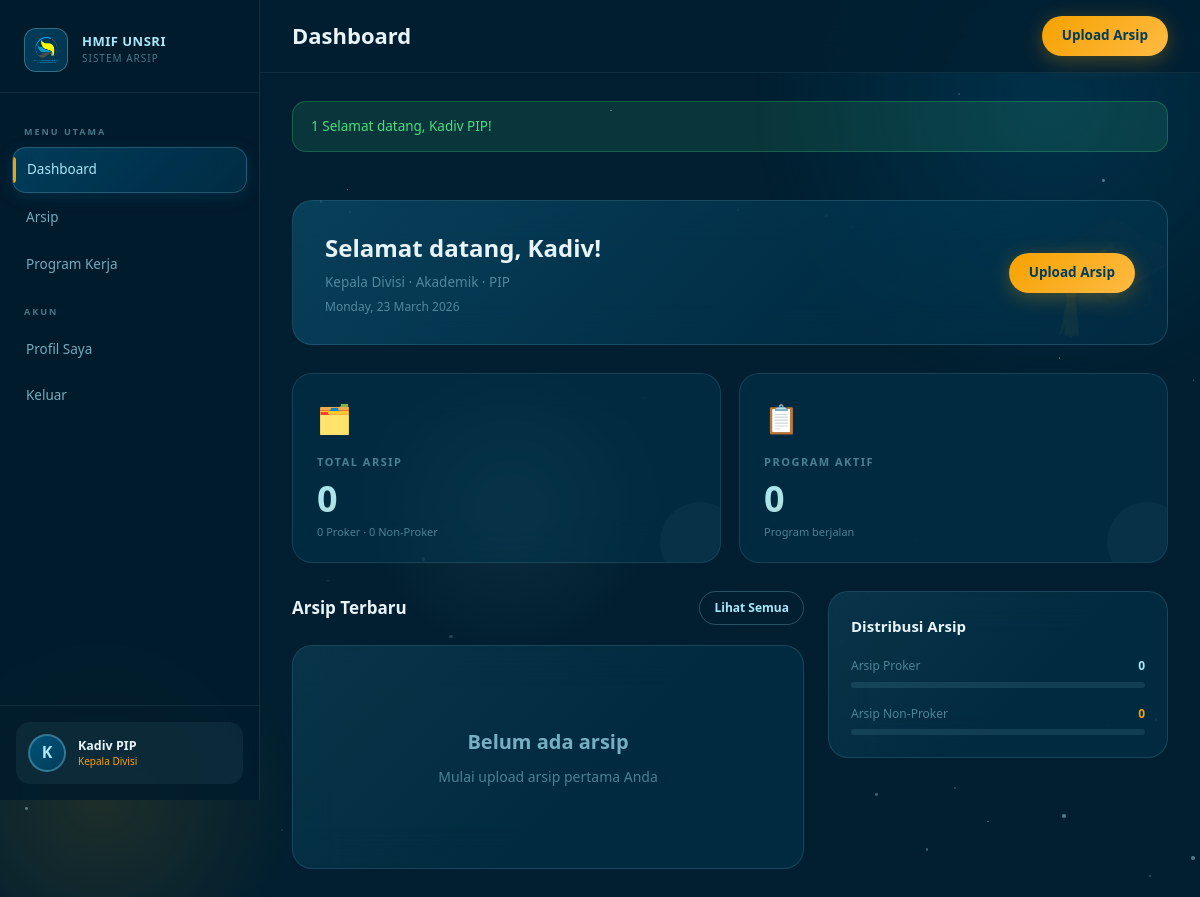
The page /dashboard.php (signed in) on the database its author committed.
### tables this page shows
CREATE TABLE users (
    id INT PRIMARY KEY AUTO_INCREMENT,
    email VARCHAR(100) UNIQUE NOT NULL,
    password VARCHAR(255) NOT NULL,
    nama_lengkap VARCHAR(100) NOT NULL,
    foto_profil VARCHAR(255) NULL,
    role ENUM('ketua','waketua','sekum','bendum','kadin','wakadin','kadiv','staf') NOT NULL,
    department_id INT NULL,
    division_id INT NULL,
    is_active TINYINT(1) DEFAULT 1,
    created_at TIMESTAMP DEFAULT CURRENT_TIMESTAMP,
    updated_at TIMESTAMP DEFAULT CURRENT_TIMESTAMP ON UPDATE CURRENT_TIMESTAMP
);

CREATE TABLE departments (
    id INT PRIMARY KEY AUTO_INCREMENT,
    nama VARCHAR(100) NOT NULL,
    kode VARCHAR(10) UNIQUE NOT NULL,
    deskripsi TEXT,
    created_at TIMESTAMP DEFAULT CURRENT_TIMESTAMP
);

CREATE TABLE divisions (
    id INT PRIMARY KEY AUTO_INCREMENT,
    nama VARCHAR(100) NOT NULL,
    department_id INT NOT NULL,
    kode VARCHAR(10) UNIQUE NOT NULL,
    deskripsi TEXT,
    created_at TIMESTAMP DEFAULT CURRENT_TIMESTAMP,
    FOREIGN KEY (department_id) REFERENCES departments(id) ON DELETE CASCADE
);

### src/middleware/auth.php (called while the page is built, shortened)
<?php
function getCurrentUser() {
    $db = getDB();
    $stmt = $db->prepare("
        SELECT u.*, d.nama as dept_nama, d.kode as dept_kode,
               dv.nama as div_nama, dv.kode as div_kode
        FROM users u
        LEFT JOIN departments d ON u.department_id = d.id
        LEFT JOIN divisions dv ON u.division_id = dv.id
        WHERE u.id = ? AND u.is_active = 1
    ");
    $stmt->execute([$_SESSION['user_id']]);
    return $stmt->fetch();
}
function isAdmin($user = null) {
    return $user && in_array($user['role'], ROLE_ADMIN);
}
function isDeptManager($user = null) {
    return $user && in_array($user['role'], ROLE_DEPT_MANAGER);
}
function isDivManager($user = null) {
    return $user && in_array($user['role'], ROLE_DIV_MANAGER);
}
function getRoleLabel($role) {
    $labels = [
        'ketua' => 'Ketua HMIF',
        'waketua' => 'Wakil Ketua',
        'sekum' => 'Sekretaris Umum',
        'bendum' => 'Bendahara Umum',
        'kadin' => 'Kepala Dinas',
        'wakadin' => 'Wakil Kepala Dinas',
        'kadiv' => 'Kepala Divisi',
        'staf' => 'Staf',
    ];
    return $labels[$role] ?? $role;
}

### src/helpers/functions.php (called while the page is built, shortened)
<?php
function sanitize($str) {
    return htmlspecialchars(trim($str), ENT_QUOTES, 'UTF-8');
}
function getFlash() {
    if (isset($_SESSION['flash'])) {
        $flash = $_SESSION['flash'];
        return $flash;
    }
    return null;
}

### dashboard.php (the view, shortened to what this page needs)
<?php
$pageTitle = 'Dashboard';
require_once __DIR__ . '/template/header.php';
$db = getDB();
if (isAdmin($currentUser)) {
    $totalArchives = $db->query("SELECT COUNT(*) FROM archives")->fetchColumn();
    $totalUsers = $db->query("SELECT COUNT(*) FROM users WHERE is_active=1")->fetchColumn();
    $totalPrograms = $db->query("SELECT COUNT(*) FROM programs WHERE status='aktif'")->fetchColumn();
    $totalDepts = $db->query("SELECT COUNT(*) FROM departments")->fetchColumn();
    $recentArchives = $db->query("
        SELECT a.*, d.nama as dept_nama, dv.nama as div_nama,
               u.nama_lengkap as uploader_name, u.foto_profil
        FROM archives a
        LEFT JOIN departments d ON a.department_id = d.id
        LEFT JOIN divisions dv ON a.division_id = dv.id
        LEFT JOIN users u ON a.uploaded_by = u.id
        ORDER BY a.created_at DESC LIMIT 8
    ")->fetchAll();
    $deptStats = $db->query("
        SELECT d.nama, COUNT(a.id) as total
        FROM departments d
        LEFT JOIN archives a ON d.id = a.department_id
        GROUP BY d.id ORDER BY total DESC
    ")->fetchAll();
} elseif (isDivManager($currentUser)) {
    $divId = $currentUser['division_id'];
    $totalArchives = $db->prepare("SELECT COUNT(*) FROM archives WHERE division_id=?");
    $totalArchives->execute([$divId]);
    $totalArchives = $totalArchives->fetchColumn();
    $totalPrograms = 0; $totalUsers = 0; $totalDepts = 0;
    $recentArchives = $db->prepare("
        SELECT a.*, d.nama as dept_nama, dv.nama as div_nama,
               u.nama_lengkap as uploader_name
        FROM archives a
        LEFT JOIN departments d ON a.department_id = d.id
        LEFT JOIN divisions dv ON a.division_id = dv.id
        LEFT JOIN users u ON a.uploaded_by = u.id
        WHERE a.division_id = ?
        ORDER BY a.created_at DESC LIMIT 8
    ");
    $recentArchives->execute([$divId]);
    $recentArchives = $recentArchives->fetchAll();
}
$prokerCount = $db->query("SELECT COUNT(*) FROM archives WHERE kategori='Proker'")->fetchColumn();
$nonProkerCount = $db->query("SELECT COUNT(*) FROM archives WHERE kategori='Non-Proker'")->fetchColumn();
?>
<div class="page-content">
    <div class="glass-card" style="padding:28px 32px;margin-bottom:28px;background:linear-gradient(135deg,rgba(0,83,122,0.45),rgba(1,60,88,0.35));overflow:hidden;position:relative" data-animate>
        <div style="position:absolute;right:-20px;top:-30px;font-size:120px;opacity:0.06;pointer-events:none">🎓</div>
        <div style="display:flex;align-items:center;justify-content:space-between;flex-wrap:wrap;gap:16px">
            <div>
                <div style="font-family:var(--font-display);font-size:24px;font-weight:800;color:var(--text-primary);margin-bottom:4px">
                    Selamat datang, <?= sanitize(explode(' ', $currentUser['nama_lengkap'])[0]) ?>!
                </div>
                <p style="color:var(--text-muted);font-size:13.5px">
                    <?= getRoleLabel($currentUser['role']) ?>
                    <?php if ($currentUser['dept_nama']): ?> · <?= sanitize($currentUser['dept_nama']) ?><?php endif; ?>
                    <?php if ($currentUser['div_nama']): ?> · <?= sanitize($currentUser['div_nama']) ?><?php endif; ?>
                </p>
                <p style="color:var(--text-muted);font-size:12px;margin-top:4px"><?= date('l, d F Y') ?></p>
            </div>
            <?php if (!in_array($currentUser['role'], ROLE_STAFF)): ?>
            <a href="<?= APP_URL ?>/archives/upload.php" class="btn btn-primary">
                Upload Arsip
            </a>
            <?php endif; ?>
        </div>
    </div>
    <div class="stats-grid" style="margin-bottom:28px">
        <div class="stat-card" data-animate>
            <span class="stat-icon">🗂️</span>
            <div class="stat-label">Total Arsip</div>
            <div class="stat-value" data-count="<?= $totalArchives ?>"><?= number_format($totalArchives) ?></div>
            <div class="stat-change"><?= $prokerCount ?> Proker · <?= $nonProkerCount ?> Non-Proker</div>
        </div>
        <div class="stat-card" data-animate>
            <span class="stat-icon">📋</span>
            <div class="stat-label">Program Aktif</div>
            <div class="stat-value" data-count="<?= $totalPrograms ?>"><?= number_format($totalPrograms) ?></div>
            <div class="stat-change">Program berjalan</div>
        </div>
    </div>
    <div style="display:grid;grid-template-columns:1fr 340px;gap:24px;align-items:start" class="dashboard-grid">
        <div data-animate>
            <div class="section-header">
                <div class="section-title">Arsip Terbaru</div>
                <a href="<?= APP_URL ?>/archives/index.php" class="btn btn-outline btn-sm">Lihat Semua</a>
            </div>
            <?php if (empty($recentArchives)): ?>
            <div class="empty-state glass-card">
                <div class="empty-title">Belum ada arsip</div>
                <div class="empty-desc">Mulai upload arsip pertama Anda</div>
            </div>
            <?php endif; ?>
        </div>
        <div style="display:flex;flex-direction:column;gap:20px">
            <div class="glass-card" style="padding:22px" data-animate>
                <div class="section-title" style="margin-bottom:18px;font-size:15px">Distribusi Arsip</div>
                <div style="margin-bottom:16px">
                    <div style="display:flex;justify-content:space-between;margin-bottom:6px">
                        <span style="font-size:12px;color:var(--text-muted)">Arsip Proker</span>
                        <span style="font-size:12px;font-weight:700;color:var(--blue-light)"><?= $prokerCount ?></span>
                    </div>
                    <div class="progress-bar">
                    </div>
                </div>
                <div>
                    <div style="display:flex;justify-content:space-between;margin-bottom:6px">
                        <span style="font-size:12px;color:var(--text-muted)">Arsip Non-Proker</span>
                        <span style="font-size:12px;font-weight:700;color:var(--gold)"><?= $nonProkerCount ?></span>
                    </div>
                    <div class="progress-bar">
                    </div>
                </div>
            </div>
        </div>
    </div>
</div>
<?php require_once __DIR__ . '/template/footer.php'; ?>

### template/header.php (shortened to what this page needs)
<?php
require_once __DIR__ . '/../src/middleware/auth.php';
require_once __DIR__ . '/../src/helpers/functions.php';
$currentUser = getCurrentUser();
$flash = getFlash();
function getAvatarSrc($user) {
    return null;
}
$avatarSrc = getAvatarSrc($currentUser);
$initials = strtoupper(substr($currentUser['nama_lengkap'], 0, 1));
?>
<!DOCTYPE html>
<html lang="id">
<head>
    <link rel="stylesheet" href="<?= APP_URL ?>/public/assets/css/main.css">
</head>
<body>
<div class="bg-animated"><div class="bg-orb"></div></div>
<aside class="sidebar" id="sidebar">
    <div class="sidebar-logo">
        <div style="width:44px;height:44px;border-radius:12px;background:linear-gradient(135deg,rgba(0,83,122,0.6),rgba(1,60,88,0.8));border:1.5px solid rgba(168,232,249,0.3);display:flex;align-items:center;justify-content:center;font-size:22px;flex-shrink:0;">
            <img src="<?= APP_URL ?>/public/assets/images/logo-hmif.png" alt="Logo" style="width:30px;height:30px;">
        </div>
        <div class="sidebar-logo-text">
            <div class="org-name">HMIF UNSRI</div>
            <div class="org-sub">Sistem Arsip</div>
        </div>
    </div>
    <nav class="sidebar-nav">
        <div class="nav-section-label">Menu Utama</div>
        <a href="<?= APP_URL ?>/dashboard.php" class="nav-item <?= (basename($_SERVER['PHP_SELF']) == 'dashboard.php') ? 'active' : '' ?>">
            <span>Dashboard</span>
        </a>
        <a href="<?= APP_URL ?>/archives/index.php" class="nav-item <?= (strpos($_SERVER['PHP_SELF'], '/archives/') !== false) ? 'active' : '' ?>">
            <span>Arsip</span>
        </a>
        <a href="<?= APP_URL ?>/programs/index.php" class="nav-item <?= (strpos($_SERVER['PHP_SELF'], '/programs/') !== false) ? 'active' : '' ?>">
            <span>Program Kerja</span>
        </a>
        <div class="nav-section-label">Akun</div>
        <a href="<?= APP_URL ?>/profile/index.php" class="nav-item <?= (strpos($_SERVER['PHP_SELF'], '/profile/') !== false) ? 'active' : '' ?>">
            <span>Profil Saya</span>
        </a>
        <a href="<?= APP_URL ?>/logout.php" class="nav-item" onclick="return confirm('Yakin ingin keluar?')">
            <span>Keluar</span>
        </a>
    </nav>
    <div class="sidebar-user">
        <a href="<?= APP_URL ?>/profile/index.php" class="sidebar-user-card">
            <?php if ($avatarSrc): ?>
                <img src="<?= $avatarSrc ?>" alt="Avatar" class="user-avatar">
            <?php else: ?>
                <div class="user-avatar-placeholder"><?= $initials ?></div>
            <?php endif; ?>
            <div class="flex-1" style="min-width:0">
                <div class="user-info-name"><?= sanitize($currentUser['nama_lengkap']) ?></div>
                <div class="user-info-role"><?= getRoleLabel($currentUser['role']) ?></div>
            </div>
        </a>
    </div>
</aside>
<div class="main-content">
    <header class="topbar">
        <div style="display: flex; align-items: center; gap: 16px;">
            <div>
                <div class="page-title">
                    <?= $pageTitle ?? 'Dashboard' ?>
                </div>
            </div>
        </div>
        <div class="topbar-actions">
            <?php if (!in_array($currentUser['role'], ROLE_STAFF)): ?>
            <a href="<?= APP_URL ?>/archives/upload.php" class="btn btn-primary">
                Upload Arsip
            </a>
            <?php endif; ?>
        </div>
    </header>
    <?php if ($flash): ?>
    <div class="page-content" style="padding-bottom:0">
        <div class="alert alert-<?= $flash['type'] == 'success' ? 'success' : ($flash['type'] == 'error' ? 'error' : 'info') ?>">
            <?= $flash['type'] == 'success' ? : ($flash['type'] == 'error' ? '❌' : 'ℹ️') ?>
            <?= sanitize($flash['message']) ?>
        </div>
    </div>
    <?php endif; ?>

### rows shown on the page
users: nama_lengkap "K", nama_lengkap "Kadiv PIP", role "Kepala Divisi", nama_lengkap "Kadiv", department.nama "Akademik", division.nama "PIP", role "0"

### other values the page prints
$pageTitle "Dashboard"
$flash['message'] "Selamat datang, Kadiv PIP!"
$totalArchives "0"
$prokerCount "0"
$nonProkerCount "0"
